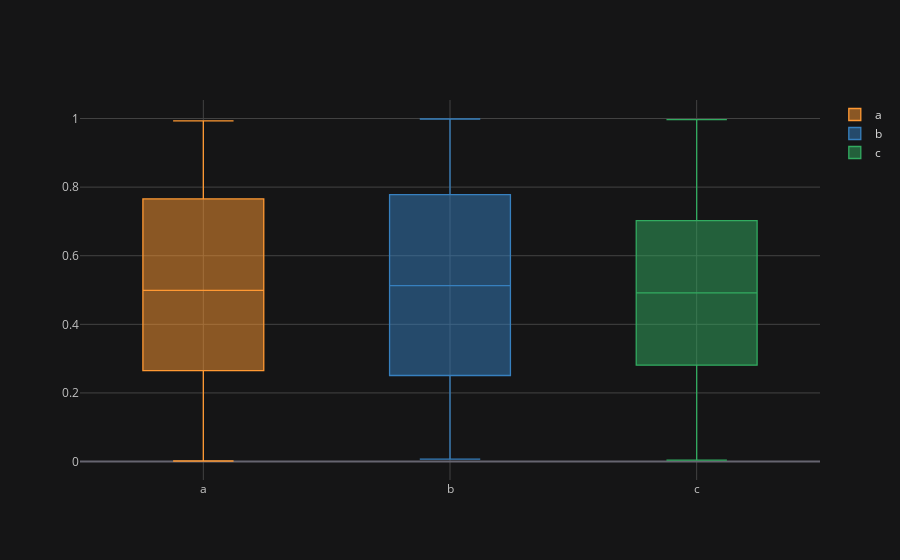

Notebook code for this chart:
### Code cell
df.iplot(kind = 'box')

### Figure 1 — Plotly figure (JSON) as saved in the notebook; plotly's stock layout.template omitted (floating-point values rounded to 4 significant figures; data arrays with more than 128 entries replaced by an {"elided": "..."} marker saying what was removed)
{"data": [{"boxpoints": false, "line": {"width": 1.3}, "marker": {"color": "rgba(255, 153, 51, 1.0)"}, "name": "a", "orientation": "v", "type": "box", "y": {"elided": "300 float values"}}, {"boxpoints": false, "line": {"width": 1.3}, "marker": {"color": "rgba(55, 128, 191, 1.0)"}, "name": "b", "orientation": "v", "type": "box", "y": {"elided": "300 float values"}}, {"boxpoints": false, "line": {"width": 1.3}, "marker": {"color": "rgba(50, 171, 96, 1.0)"}, "name": "c", "orientation": "v", "type": "box", "y": {"elided": "300 float values"}}], "layout": {"legend": {"bgcolor": "#151516", "font": {"color": "#D9D9D9"}}, "paper_bgcolor": "#151516", "plot_bgcolor": "#151516", "title": {"font": {"color": "#D9D9D9"}}, "xaxis": {"gridcolor": "#434343", "showgrid": true, "tickfont": {"color": "#C2C2C2"}, "title": {"font": {"color": "#D9D9D9"}, "text": ""}, "zerolinecolor": "#666570"}, "yaxis": {"gridcolor": "#434343", "showgrid": true, "tickfont": {"color": "#C2C2C2"}, "title": {"font": {"color": "#D9D9D9"}, "text": ""}, "zerolinecolor": "#666570"}}}
